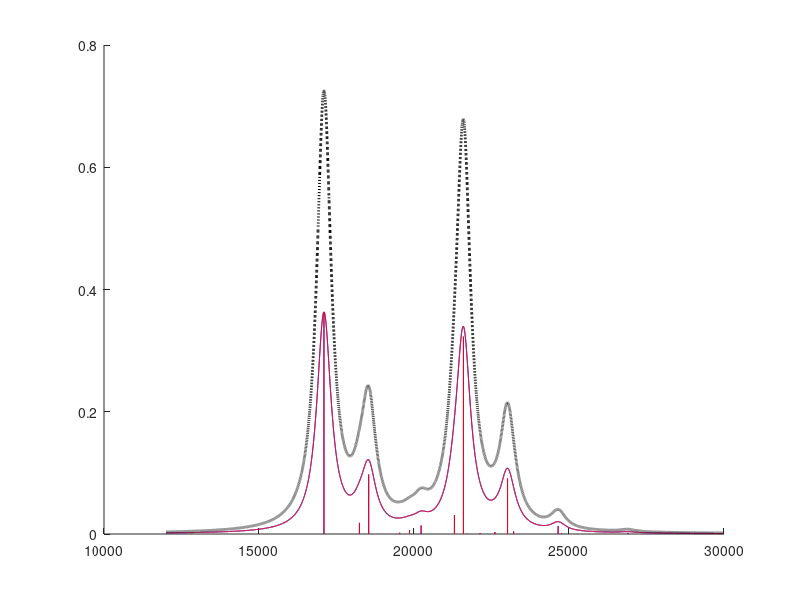

Recreate this plot in MATLAB. (Note: this script raises an error after producing the figure.)
% Holstein-like Hamiltonian 
% This hamiltonian consist of a dimer system compose of identical monomer. 
% This system only invole 1 electronic state 1 vibrational state on the 1st
% electronic exicted state for each monomer. 
% Ref: Kistler, K. A.; Pochas, C. M.; Yamagata, H. JPCB, 2011, 116, 77?86.

%% options
% molecule parameters
NV = 3; % NUmber of maximun vibrational quata
w0 =1400;
Lambda = sqrt(0.57);
J12 = 1.5*w0;
D = -100;
w0_0 = 19000;

% Transition dipole in local mode
% mu1 = [1,1,0]./sqrt(2);
% mu2 = [1,-1,0]./sqrt(2);
mu1 = [1,0,0];
mu2 = [0,1,0];


% figure
PlotStick = 1;
LS = 'L';
LineWidth = 0.4*w0;
F_Min = 12000;
F_Max = 30000;

TitleString = ['J12 = ',num2str(J12/w0),' x w0', ', [0,90]'];
SaveName    = ['w0_',num2str(w0),'_J12_',num2str(J12),'_0_90'];
%% Construct dimer
% beta version: run the Model_TCO in stand alone mode then extract
% structural info from exported handles

%% Construct local mode basis

NS = (NV+2)*(NV+1)/2; % number of state

[W1,W2] = ndgrid(NV+1:-1:1,1:NV+1);

WV1 = tril(W1);
WV1 = WV1(WV1>0)-1;

WV2 = tril(W2);
WV2 = WV2(WV2>0)-1;

WV = [WV1;WV2];

%% Construct vibrational ladder operators 
% prep vib mode index in matrix form
[V1_Ind1,V1_Ind2] = ndgrid(WV1);
[V2_Ind1,V2_Ind2] = ndgrid(WV2);

% prep vib quantum # diff matrix
V1_qn_diff = V1_Ind1 - V1_Ind2;
V2_qn_diff = V2_Ind1 - V2_Ind2;

% prep nuclear wavefunction overlape matrix
V1_overlap = ~(V1_qn_diff);
V2_overlap = ~(V2_qn_diff);

% % FC using shifted parabolic approxi.
% V1_overlap = 1./sqrt(factorial(abs(V1_qn_diff))).*exp(-Lambda.^2./2).*Lambda.^(abs(V1_qn_diff));
% V2_overlap = 1./sqrt(factorial(abs(V2_qn_diff))).*exp(-Lambda.^2./2).*Lambda.^(abs(V2_qn_diff)); 

% Creation/Anihilation operator for |1> state 
B1_p_Ind = ~(V1_qn_diff-1);
B1_n_Ind = ~(V1_qn_diff+1);
B1_p = (      sqrt(WV1)*ones(size(WV1))') .* B1_p_Ind .* V2_overlap;
B1_n = (ones(size(WV1))*sqrt(WV1)'      ) .* B1_n_Ind .* V2_overlap;

% Creation/Anihilation operator for |2> state 
B2_p_Ind = ~(V2_qn_diff-1);
B2_n_Ind = ~(V2_qn_diff+1);
B2_p = (      sqrt(WV2)*ones(size(WV2))') .* B2_p_Ind .* V1_overlap;
B2_n = (ones(size(WV2))*sqrt(WV2)'      ) .* B2_n_Ind .* V1_overlap;

%% Construct Hmiltonian
% H = (H1) + (H2) + (H3) + (H4)
% H1: w0(Bn_p.*Bn_n)
% H2: lambda*w0*(Bn_p + Bn_n)|n><n|
% H3: J12*(|1><2| + |2><1|)
% H4: D + w0-0 + Lambda^2*w0

% H1
Bpn = B1_p*B1_n+B2_p*B2_n;
H1 = w0 * blkdiag(Bpn,Bpn);

% H2
H2 = Lambda * w0 * blkdiag(B1_p+B1_n,B2_p+B2_n);

% H3
H3 = reshape(eye(size(H1)),size(H1,1),NS,2); % need replace eye with FC factor matrix
H3 = reshape(H3(:,:,[2,1]),size(H1));
H3 = J12.*H3;

% H4
H4 = (D+w0_0+Lambda^2*w0).*eye(size(H1));

H = blkdiag(0,H1+H2+H3+H4);

%% Diagonalize H
% note: the eiganvector V_Full(:,i) has been already normalized.
[V_Full,D_Full] = eig(H);
Ex_Freq = diag(D_Full);

% sort eiganvalue form small to big and reorder the eiganvectors
[Sort_Ex_Freq,Indx] = sort(Ex_Freq);
 Sort_Ex_V          = V_Full(:,Indx);
 
%% Construct Transiton matrix

% considerign FC bt <g|v1,v2>
V1G_overlap = 1./sqrt(factorial(abs(WV1))).*(-Lambda).^(WV1).*exp(-Lambda.^2./2);
V2G_overlap = 1./sqrt(factorial(abs(WV2))).*(-Lambda).^(WV2).*exp(-Lambda.^2./2); 

Vib_overlap = V1G_overlap.*V2G_overlap;
% Vib_overlap = ones(NS,1);

Trans_Monent1 = bsxfun(@times,Vib_overlap,mu1);
Trans_Monent2 = bsxfun(@times,Vib_overlap,mu2);


Trans_Loc = zeros([size(H),3]);
Trans_Loc(1,   2:  NS+1,:) = Trans_Monent1;
Trans_Loc(1,NS+2:2*NS+1,:) = Trans_Monent2;
Trans_Loc(   2:  NS+1,1,:) = Trans_Monent1;
Trans_Loc(NS+2:2*NS+1,1,:) = Trans_Monent2;


Trans_Ex = zeros([size(H),3]);
% [Improve], maybe able to do more sophisticated
for C_mu=1:3
    Trans_Ex(:,:,C_mu) = Sort_Ex_V'*Trans_Loc(:,:,C_mu)*Sort_Ex_V;
end

%% Make figure
IntM = sum(Trans_Ex(2:end,1,:).^2,3);
IntMx = Trans_Ex(2:end,1,1).^2;
IntMy = Trans_Ex(2:end,1,2).^2;
IntMz = Trans_Ex(2:end,1,3).^2;

freq_OneD = Sort_Ex_Freq(2:end);

Num_Modes = length(freq_OneD);

% Get Frequency axis range
spec_range = F_Min:F_Max;

spec_array1 = bsxfun(@times,ones(Num_Modes,length(spec_range)),spec_range);
spec_array2 = bsxfun(@minus,spec_array1,freq_OneD);

switch LS
    case 'G' % Gaussian
        LineShape = exp(-(spec_array2.^2)./(LineWidth^2));
    case 'L' % Lorentzain 
        LineWidth = LineWidth/2;
        LineShape = LineWidth./((spec_array2.^2)+(LineWidth^2));
end


hF = figure; hold on

%% X 
if eq(PlotStick,1)
    line([freq_OneD';freq_OneD'],[zeros(1,Num_Modes);IntMx'],'Color','b')
end
CVLx = bsxfun(@times,LineShape,IntMx); 
CVLx_Total = sum(CVLx,1);
CVLx_Total = CVLx_Total.*max(abs(IntMx(:)))./max(abs(CVLx_Total));
plot(spec_range,CVLx_Total,'b-')

%% Y
if eq(PlotStick,1)
    line([freq_OneD';freq_OneD'],[zeros(1,Num_Modes);IntMy'],'Color','r')
end

CVLy = bsxfun(@times,LineShape,IntMy); 
CVLy_Total = sum(CVLy,1);
CVLy_Total = CVLy_Total.*max(abs(IntMy(:)))./max(abs(CVLy_Total)); 
plot(spec_range,CVLy_Total,'r-')

%% total
CVL = bsxfun(@times,LineShape,IntM); 
CVL_Total = sum(CVL,1);
CVL_Total = CVL_Total.*max(abs(IntM(:)))./max(abs(CVL_Total)); 
plot(spec_range,CVL_Total,'k:','linewidth',2)


hold off

%% Figure adjustment
hAx = findobj(hF,'Type','Axes');
hAx.Title.String = TitleString;
hAx.FontSize = 16;
hAx.XGrid = 'on';
hAx.YGrid = 'on';

saveas (hF,SaveName,'png')
